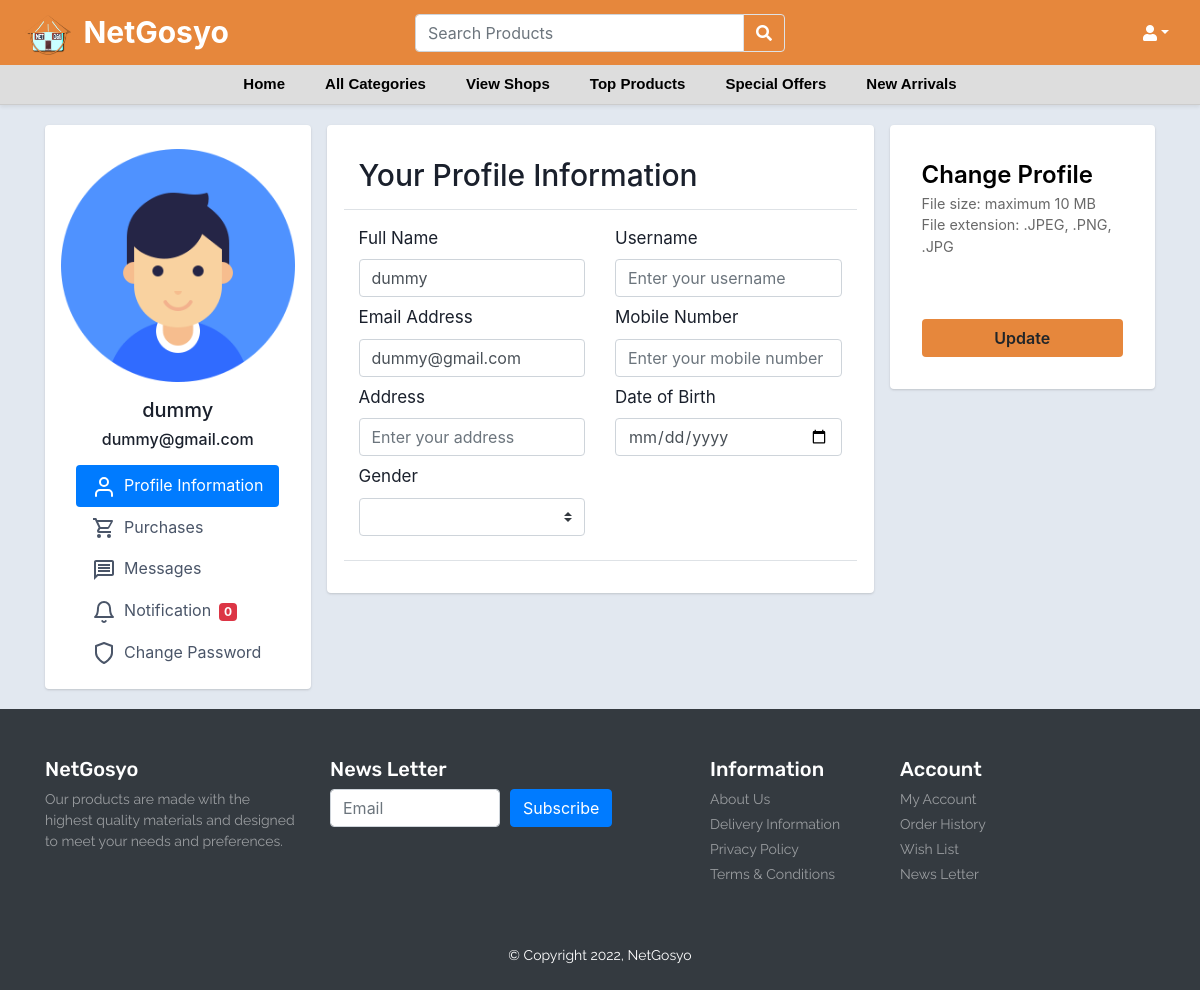
The page /Profile_settings.php on the database as committed earlier.
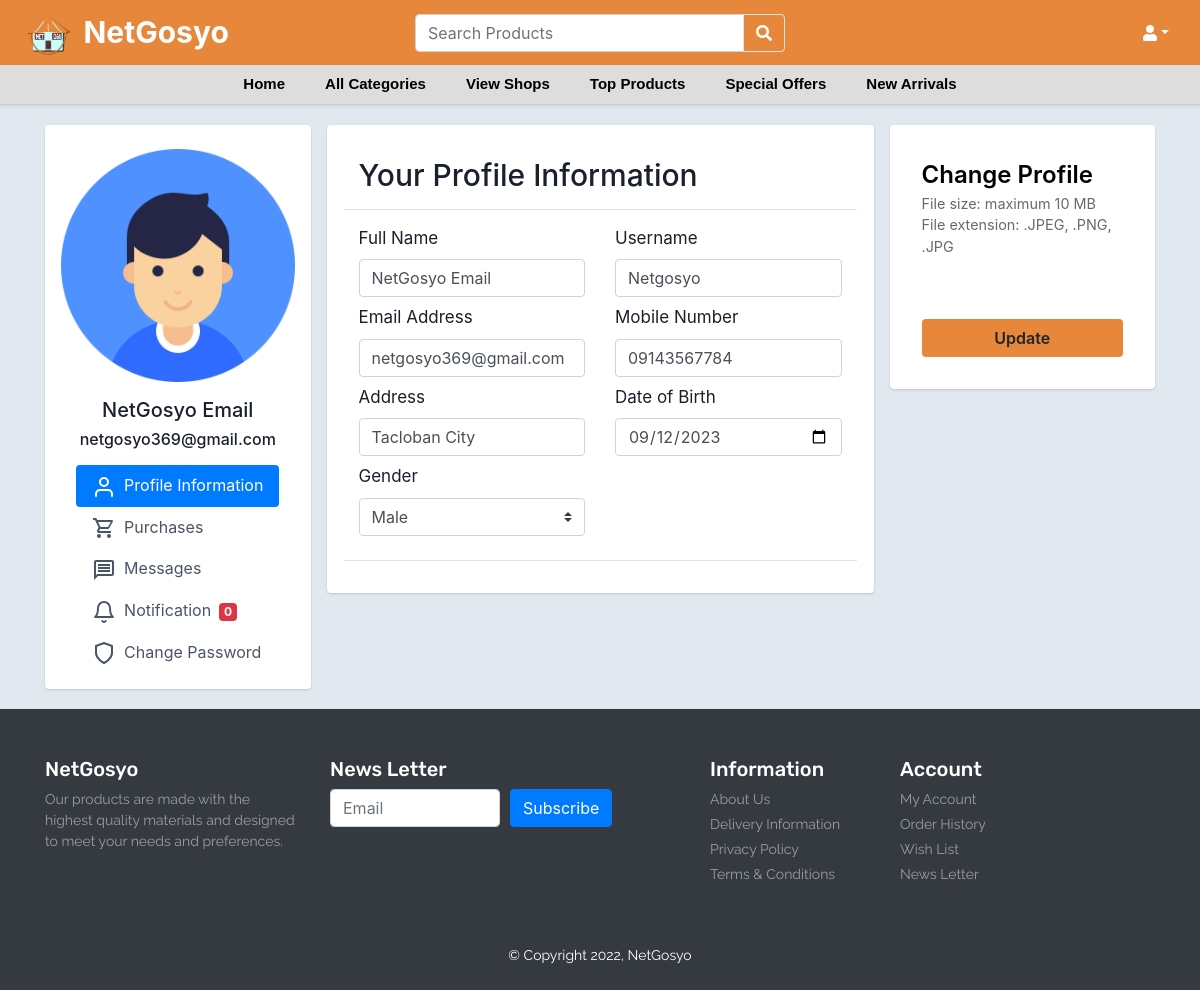
The same page on the database as committed later.
### tables this page shows
CREATE TABLE `user_form` (
  `id` int(100) NOT NULL,
  `fullname` varchar(100) NOT NULL,
  `email` varchar(100) NOT NULL,
  `username` varchar(255) NOT NULL,
  `password` varchar(100) NOT NULL,
  `phonenumber` varchar(255) NOT NULL,
  `address` varchar(255) NOT NULL,
  `dateofbirth` varchar(255) NOT NULL,
  `gender` varchar(255) NOT NULL,
  `image` varchar(255) NOT NULL,
  `shopname` varchar(250) NOT NULL DEFAULT 'user',
  `vkey` varchar(50) NOT NULL,
  `verified` tinyint(1) NOT NULL DEFAULT 0,
  `register_date` timestamp NOT NULL DEFAULT current_timestamp() ON UPDATE current_timestamp()
);

### Profile_settings.php (the view, shortened to what the changed rows need)
<?php
include('header.php');
include('config.php');
$username = $_SESSION["user_id"];
$findresult = mysqli_query($conn, "SELECT * FROM user_form WHERE id = '$user_id'");
if ($res = mysqli_fetch_array($findresult)) {
	$fullname = $res['fullname'] ?? '';
	$username = $res['username']  ?? '';
	$email = $res['email']  ?? '';
	$phonenumber = $res['phonenumber']  ?? '';
	$address = $res['address']  ?? '';
	$dateofbirth = $res['dateofbirth']  ?? '';
	$gender = $res['gender']  ?? '';
	$image = $res['image']  ?? '';
}
?>
<!DOCTYPE html>
<html lang="en">
<head>
    <link rel="stylesheet" href="https://cdn.datatables.net/1.13.5/css/jquery.dataTables.css" />
    <link rel="stylesheet" href="https://cdn.datatables.net/1.13.5/css/jquery.dataTables.min.css" />
    <link href="https://cdn.jsdelivr.net/npm/bootstrap@4.4.1/dist/css/bootstrap.min.css" rel="stylesheet">
    <link rel="stylesheet" href="https://maxcdn.bootstrapcdn.com/bootstrap/4.0.0/css/bootstrap.min.css" />
    <link rel="stylesheet" href="https://cdnjs.cloudflare.com/ajax/libs/cropperjs/1.5.12/cropper.min.css" />
    <link rel="stylesheet" href="https://unpkg.com/dropzone/dist/dropzone.css" />
    <link href="https://unpkg.com/cropperjs/dist/cropper.css" rel="stylesheet" />
</head>
<body>
    <div class="container">
        <form action="" method="post" enctype='multipart/form-data'>
            <div class="row gutters-sm">
                <div class="col-md-3 d-none d-md-block">
                    <div class="card">
                        <div class="card-body">
                            <div style="text-align: center;" class="mt-2 mb-3">
                                <?php if ($image == NULL) {
                                    echo '<img src="user_profile/profile_587153058.png" class="img-fluid">';
                                } else {
                                    echo '<img src="user-profiles/' . $image . '" class="rounded-circle img-fluid " style="height:150px; width: 150px; box-shadow: 1px 1px 5px #333333;">';
                                }
                            ?>
                                <h5 style="text-align: center;" class="mt-3"><?php echo $fullname; ?></h5>
                                <h6 style="text-align: center;"> <?php echo $email; ?></h6>
                            </div>
                        </div>
                    </div>
                </div>
                <div class="col-md-6">
                    <div class="card">
                        <div class="card-body">
                            <div class="tab-pane active" id="profile">
                                <div class="p-3">
                                    <div class="row mt-2 border-top border-bottom">
                                        <div class="mt-3 col-md-6"><label class="labels" style="font-size: 17px;">Full
                                                Name</label>
                                            <input type="text" name="fullname" placeholder="Enter your fullname"
                                                class="form-control" value="<?php echo $fullname; ?>">
                                        </div>
                                        <div class="mt-3 col-md-6"><label class="labels"
                                                style="font-size: 17px;">Username</label>
                                            <input type="text" name="username" placeholder="Enter your username"
                                                class="form-control" value="<?php echo $username; ?>">
                                        </div>
                                        <div class="mt-2 col-md-6"><label class="labels" style="font-size: 17px;">Email
                                                Address</label>
                                            <input type="text" name="emails" placeholder="Enter your email address"
                                                class="form-control" value="<?php echo $email; ?>">
                                        </div>
                                        <div class="mt-2 col-md-6"><label class="labels" style="font-size: 17px;">Mobile
                                                Number</label>
                                            <input type="text" name="number" placeholder="Enter your mobile number"
                                                class="form-control" value="<?php echo $phonenumber; ?>">
                                        </div>
                                        <div class="mt-2 col-md-6"><label class="labels"
                                                style="font-size: 17px;">Address</label>
                                            <input type="text" name="address" placeholder="Enter your address"
                                                class="form-control" value="<?php echo $address; ?>">
                                        </div>
                                        <div class="mt-2 col-md-6"><label class="labels" style="font-size: 17px;">Date
                                                of
                                                Birth</label>
                                            <input type="date" name="datebirth" class="form-control"
                                                value="<?php echo $dateofbirth; ?>">
                                        </div>
                                        <div class="mt-2 mb-4 col-md-6"><label class="labels"
                                                style="font-size: 17px;">Gender</label>
                                            <select name="Gender" class="custom-select" id="gender">
                                                <?php if (empty($gender['gender'])) { ?>
                                                <option selected><?php echo $gender; ?></option>
                                                <option value="Male">Male</option>
                                                <?php } else { ?>
                                                <option selected><?php echo $gender; ?></option>
                                                <?php } ?>
                                            </select>
                                        </div>
                                    </div>
                                </div>
                            </div>
                        </div>
                    </div>
                </div>
            </div>
        </form>
    </div>
</body>
</html>
<?php
include('footer.php');
?>

Rows that differ between the two databases and show on the page:
changed user_form: fullname "dummy" → "NetGosyo Email"; email "dummy@gmail.com" → "netgosyo369@gmail.com"; username (not shown) → "Netgosyo"; emails "dummy@gmail.com" → "netgosyo369@gmail.com"; number (not shown) → "09143567784"; address (not shown) → "Tacloban City"; datebirth (not shown) → "09/12/2023"; Gender (not shown) → "Male"
